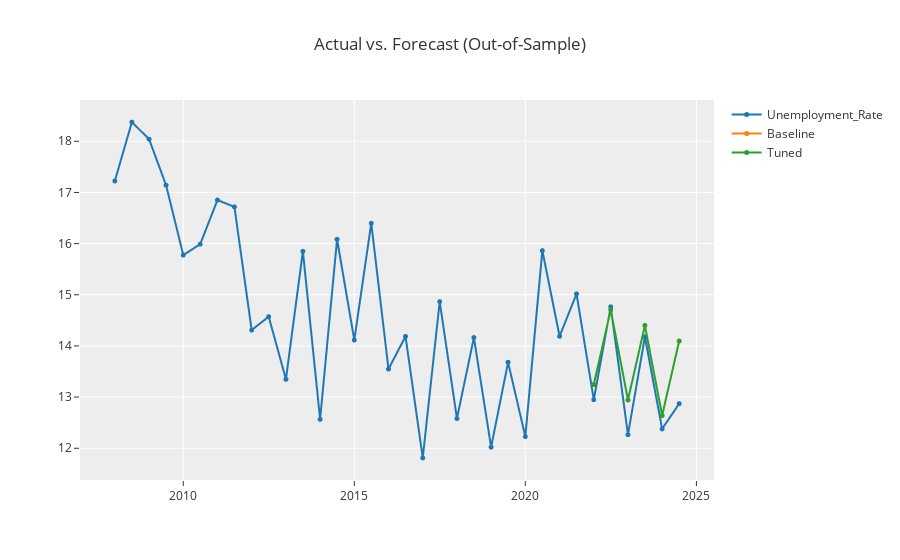

Here is the notebook cell this chart was saved with:
### Code cell
exp.plot_model([gbr_cds_dt, tuned_gbr_cds_dt], data_kwargs={"labels": ["Baseline", "Tuned"]})
